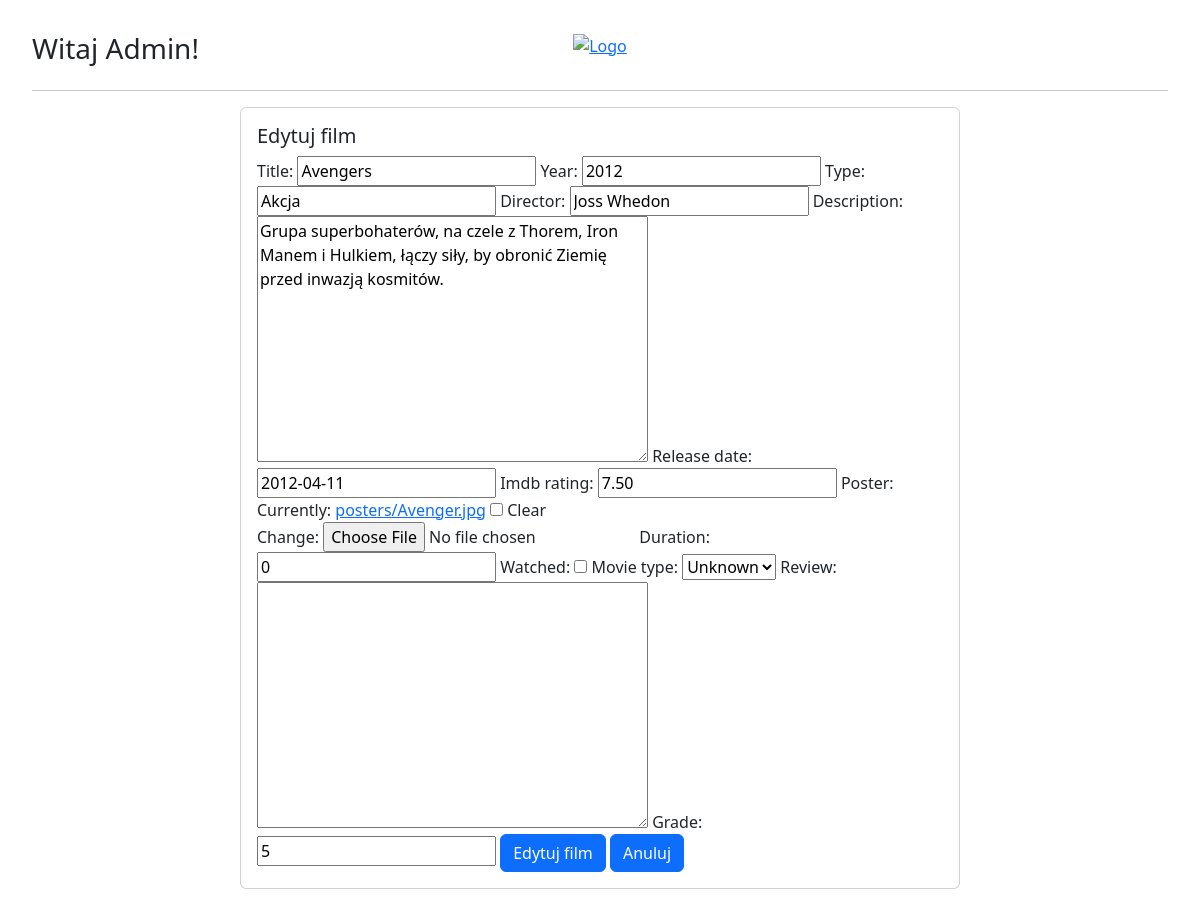
/movies/edit/5/ (signed in), run on the app's committed database.
### filmyweb/models.py (models this page shows, shortened)
class Film(models.Model):
    title = models.CharField(max_length=255, blank=False, unique=True)
    year = models.PositiveSmallIntegerField(default=2000)
    type = models.CharField(max_length=255, blank=False, unique=False, default="")
    director = models.CharField(max_length=255, blank=False, unique=False, default="")
    description = models.TextField(default="")
    release_date = models.DateField(null=True, blank=True)
    imdb_rating = models.DecimalField(max_digits=4, decimal_places=2, null=True, blank=True)
    poster = models.ImageField(upload_to="posters", null=True, blank=True)
    additional = models.OneToOneField(AdditionalInfo, on_delete=models.CASCADE, null=True, blank=True)

### filmyweb/views.py (the view)
# urls.py: path('edit/<int:id>/', edit_movie, name="edit_movie"),
@login_required()
def edit_movie(request, id):
    movie = get_object_or_404(Film, pk=id)
    grade = Grade.objects.filter(title=movie)
    actors = movie.Actors.all()
    try:
        additional = AdditionalInfo.objects.get(film=movie.id)
    except AdditionalInfo.DoesNotExist:
        additional = None
    form_basic = MovieForm(request.POST or None, request.FILES or None, instance=movie)
    form_additional = AdditionalInfoForm(request.POST or None, instance=additional)
    form_grade = GradeForm(request.POST or None)
    if request.method == 'POST':
        grade = form_grade.save(commit=False)
        grade.title = movie
        grade.save()
    contex = {
        'form': form_basic,
        'form_additional': form_additional,
        'form_grade': form_grade,
        'grade': grade
    }
    if all((form_basic.is_valid(), form_additional.is_valid())):
        my_movie = form_basic.save(commit=False)
        additional = form_additional.save()
        my_movie.additional = additional
        my_movie.save()
        contex['success'] = True
    return render(request, 'new_edit_movie.html', contex)

### filmyweb/forms.py
class MovieForm(ModelForm):
    class Meta:
        model = Film
        fields = ['title','year','type','director','description','release_date','imdb_rating','poster']

class AdditionalInfoForm(ModelForm):
    class Meta:
        model = AdditionalInfo
        fields = ['duration', 'watched', 'movie_type']

### templates/new_edit_movie.html (shortened to what this page needs)
{% extends 'main.html'%}
{% load bootstrap %}
{% block page %}
  <div class="card" style="width: 45rem; margin: 0 auto;">
              <div class="card-body">
                  {% if request.resolver_match.url_name == 'new_movie' %}
                  <h5 class="card-title">Dodaj film</h5>
                {%else%}
                  <h5 class="card-title">Edytuj film</h5>
                {%endif%}
              <form method="post" enctype="multipart/form-data">
                  {{ form|bootstrap }}
                  {{ form_additional|bootstrap }}
                  {%if form_grade%}
                    {{ form_grade|bootstrap }}
                  {%endif%}
                {% if request.resolver_match.url_name == 'new_movie' %}
                  <input class="btn btn-primary" type="submit" value="Dodaj film">
                {%else%}
                  <input class="btn btn-primary" type="submit" value="Edytuj film">
                {%endif%}
                <a href="{%url 'all_movies' %}" class="btn btn-primary">Anuluj</a>
              </form>
              </div>
  </div>
{% endblock%}

### templates/main.html (shortened to what this page needs)
{% load static %}
<!doctype html>
<html lang="en">
<head>
    <link rel="stylesheet" href="https://cdn.jsdelivr.net/npm/bootstrap@5.3.0-alpha3/dist/css/bootstrap.min.css">
    <link rel="stylesheet" href="{% static 'new.css' %}">
</head>
<body>
<div class="row">
  <div class="col-4 text-left scale-20">
    {% if user.is_authenticated %}
      <b><h3>Witaj {{user.username}}!</h3></b>
    {% else %}
      <b>Witaj nieznajomy!</b>
    {% endif %}
  </div>
  <div class="col-2 text-center scale-60">
      <a href="{%url 'all_movies' %}"><img src="https://www.mactrast.com/wp-content/uploads/2018/07/netflix-logo-banner-500x283.jpg" alt="Logo" class="mx-auto" style="max-height: 40px;"></a>
  </div>
  <div class="col-6 d-flex justify-content-end button-container scale-20p">
  </div>
</div>
<hr>
{% block page %} {%endblock%}
</body>
</html>

### filmyweb/static/new.css (style rules this page uses)
body { padding: 2rem; background-image: url('https://img.freepik.com/darmowe-zdjecie/szara-sciana-tekstur_24972-158.jpg?w=1380&t=st=1680897311~exp=1680897911~hmac=9d151802cd8ce9e84895eac88548e28e6b3e0b4fe20f94ac5d3c76603883bf4e'); background-size: cover; background-position: center; }
.scale-20 { width: 20%; }
.scale-60 { width: 60%; }
.scale-20p { width: 20%; }

### data on the page
Film: title "Avengers", year "2012", type "Akcja", director "Joss Whedon", description "Grupa superbohaterów, na czele z Thorem, Iron Manem i Hulkiem, łączy siły, by obronić Ziemię przed inwazją kosmitów.", release_date "2012-04-11", imdb_rating "7.50"

### other printed values
{{ user.username }} "Admin"
